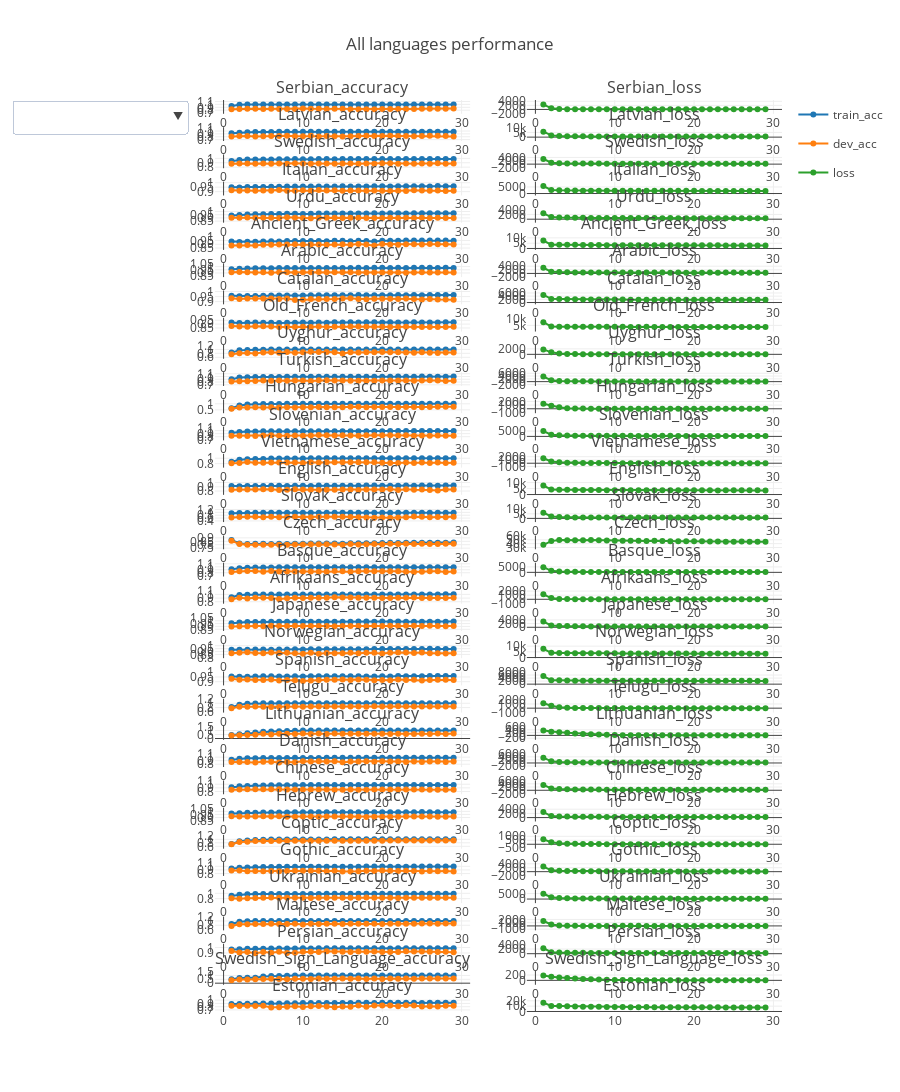

Source (notebook cell):
### Code cell
from plotly.offline import init_notebook_mode, iplot

import json
import sys

import plotly.graph_objs as go
import plotly.tools as tools

sys.path.append('..')
from config import root_path


init_notebook_mode(connected=True)

DEFAULT_PLOTLY_COLORS = ['rgb(31, 119, 180)', 'rgb(255, 127, 14)',
                         'rgb(44, 160, 44)', 'rgb(214, 39, 40)',
                         'rgb(148, 103, 189)', 'rgb(140, 86, 75)',
                         'rgb(227, 119, 194)', 'rgb(127, 127, 127)',
                         'rgb(188, 189, 34)', 'rgb(23, 190, 207)']
time_traces = []
languages = list((root_path() / 'src' / 'out' / 'test').glob('**/*.json'))
subplot_titles = [(f.stem + '_accuracy', f.stem + '_loss') for f in languages]
subplot_titles = [name for tup in subplot_titles for name in tup]
fig = tools.make_subplots(rows=len(languages), cols=2, subplot_titles=subplot_titles, print_grid=False)
for idx, file in enumerate(languages):
    with file.open() as f:
        contents = json.load(f)
    n_epochs = contents['Config']['n_epochs']
    metrics = ['train_acc', 'dev_acc', 'loss']
    performance_traces = dict.fromkeys(metrics)
    for trace in performance_traces:
        showlegend = True if idx == 0 else False
        performance_traces[trace] = go.Scatter(
            x=list(range(1, n_epochs)),
            y=[perf[trace] for perf in contents['Performance']],
            mode='lines+markers',
            name=trace,
            line={'color': DEFAULT_PLOTLY_COLORS[metrics.index(trace)]},
            legendgroup=trace,
            showlegend=showlegend
        )
    fig.append_trace(performance_traces['train_acc'], idx+1, 1)
    fig.append_trace(performance_traces['dev_acc'], idx+1, 1)
    fig.append_trace(performance_traces['loss'], idx+1, 2)

buttons = [{'label': 'All',
            'method': 'update',
            'args': [{'visible': [True for i in range(len(subplot_titles))]}, {'title': 'All'}]
            }]
for i, lang in enumerate(languages):
    visibility = [lang.stem == trace.split('_')[0] for trace in subplot_titles]
    button = {'label': lang.stem, 'method': 'update', 'args': [{'visible': visibility}, {'title': lang.stem}]}
    buttons.append(button)
updatemenus = [{'active': -1, 'buttons': buttons}]
fig['layout'].update(height=len(languages)*500, title='All languages performance', updatemenus=updatemenus)
iplot(fig, filename='Languages performance')
